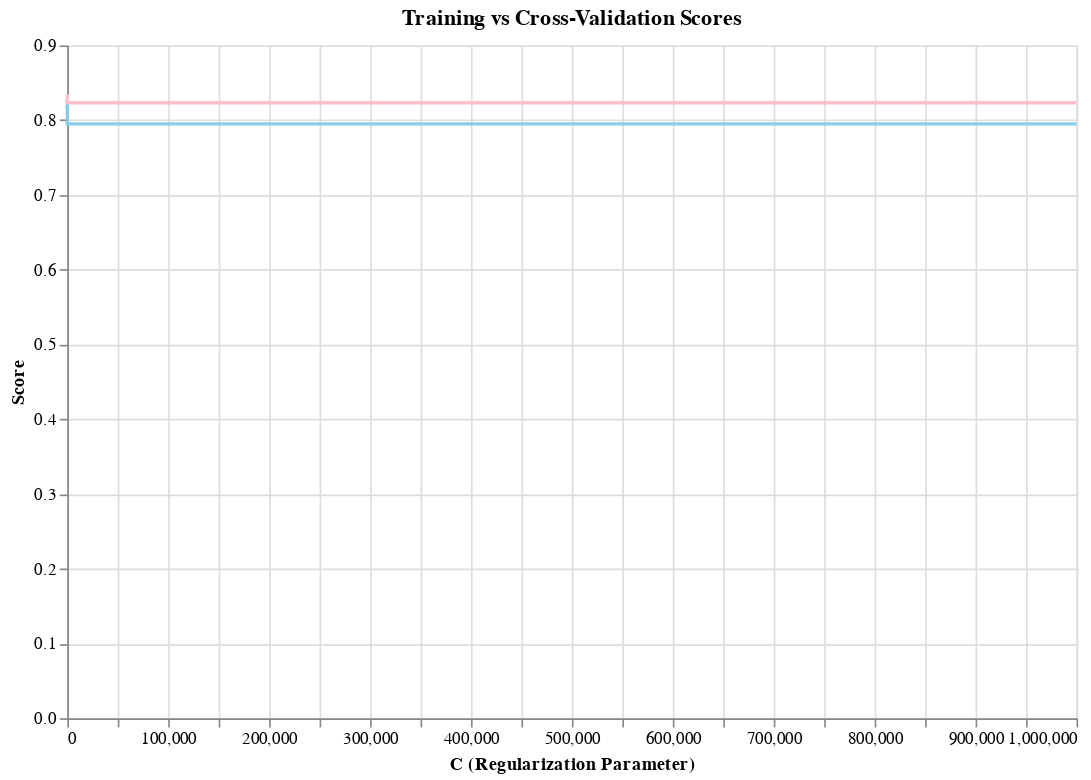

Write notebook code for a chart like this one.
### Markdown cell above
**Model is performing well with C = 0.0010 with a high test score, close to train score, indicating that model isn't overfitting or underfitting**

### Code cell
alt.Chart(lr_scores).mark_line().encode(
    x=alt.X("param_logisticregression__C:Q", title="C (Regularization Parameter)"),
    y=alt.Y("mean_test_score:Q", title="Score"),
    color=alt.value("skyblue"),  # Fixed color for CV score
    tooltip=["param_logisticregression__C", "mean_test_score"]
).properties(
    title="Training vs Cross-Validation Scores",
    width=600,
    height=400
) + alt.Chart(lr_scores).mark_line().encode(
    x=alt.X("param_logisticregression__C:Q", title="C (Regularization Parameter)"),
    y=alt.Y("mean_train_score:Q", title="Score"),
    color=alt.value("pink"),  # Fixed color for Train score
    tooltip=["param_logisticregression__C", "mean_train_score"]
)

### Figure 1 — Vega specification as saved in the notebook (floating-point values rounded to 4 significant figures)
{"$schema": "https://vega.github.io/schema/vega/v5.json", "data": [{"name": "source_0", "values": [{"mean_test_score": 0.8283, "mean_train_score": 0.8336, "param_logisticregression__C": 0.001}, {"mean_test_score": 0.8241, "mean_train_score": 0.8345, "param_logisticregression__C": 0.0001}, {"mean_test_score": 0.8199, "mean_train_score": 0.8252, "param_logisticregression__C": 0.01}, {"mean_test_score": 0.8158, "mean_train_score": 0.8243, "param_logisticregression__C": 0.1}, {"mean_test_score": 0.7993, "mean_train_score": 0.8238, "param_logisticregression__C": 1.0}, {"mean_test_score": 0.7951, "mean_train_score": 0.8215, "param_logisticregression__C": 10.0}, {"mean_test_score": 0.7951, "mean_train_score": 0.8233, "param_logisticregression__C": 100.0}, {"mean_test_score": 0.7951, "mean_train_score": 0.8233, "param_logisticregression__C": 1000.0}, {"mean_test_score": 0.7951, "mean_train_score": 0.8233, "param_logisticregression__C": 10000.0}, {"mean_test_score": 0.7951, "mean_train_score": 0.8233, "param_logisticregression__C": 100000.0}, {"mean_test_score": 0.7951, "mean_train_score": 0.8233, "param_logisticregression__C": 1000000.0}]}, {"name": "source_0_x_domain_param_logisticregression__C", "values": [{"min": 0.0001, "max": 1000000.0}]}], "marks": [{"type": "line", "name": "layer_0_marks", "from": {"data": "source_0"}, "sort": {"field": "x"}, "encode": {"update": {"defined": {"signal": "isValid(datum[\"param_logisticregression__C\"]) && isFinite(+datum[\"param_logisticregression__C\"]) && isValid(datum[\"mean_test_score\"]) && isFinite(+datum[\"mean_test_score\"])"}, "tooltip": {"signal": "{\"param_logisticregression__C\": format(datum[\"param_logisticregression__C\"], \"\"), \"mean_test_score\": format(datum[\"mean_test_score\"], \"\")}"}, "stroke": {"value": "skyblue"}, "x": {"field": "param_logisticregression__C", "scale": "x"}, "y": {"field": "mean_test_score", "scale": "y"}}}, "style": ["line"]}, {"type": "line", "name": "layer_1_marks", "from": {"data": "source_0"}, "sort": {"field": "x"}, "encode": {"update": {"x": {"field": "param_logisticregression__C", "scale": "x"}, "defined": {"signal": "isValid(datum[\"param_logisticregression__C\"]) && isFinite(+datum[\"param_logisticregression__C\"]) && isValid(datum[\"mean_train_score\"]) && isFinite(+datum[\"mean_train_score\"])"}, "tooltip": {"signal": "{\"param_logisticregression__C\": format(datum[\"param_logisticregression__C\"], \"\"), \"mean_train_score\": format(datum[\"mean_train_score\"], \"\")}"}, "stroke": {"value": "pink"}, "y": {"field": "mean_train_score", "scale": "y"}}}, "style": ["line"]}], "scales": [{"name": "x", "type": "linear", "domain": [{"signal": "(data(\"source_0_x_domain_param_logisticregression__C\")[0] || {}).min"}, {"signal": "(data(\"source_0_x_domain_param_logisticregression__C\")[0] || {}).max"}], "range": [0, {"signal": "width"}], "zero": false, "nice": true}, {"name": "y", "type": "linear", "domain": {"data": "source_0", "fields": ["mean_test_score", "mean_train_score"]}, "range": [{"signal": "height"}, 0], "nice": true, "zero": true}], "axes": [{"scale": "x", "labels": false, "aria": false, "orient": "bottom", "domain": false, "grid": true, "maxExtent": 0, "ticks": false, "tickCount": {"signal": "ceil(width/40)"}, "minExtent": 0, "zindex": 0, "gridScale": "y"}, {"scale": "y", "tickCount": {"signal": "ceil(height/40)"}, "maxExtent": 0, "gridScale": "x", "minExtent": 0, "aria": false, "domain": false, "ticks": false, "grid": true, "orient": "left", "labels": false, "zindex": 0}, {"scale": "x", "tickCount": {"signal": "ceil(width/40)"}, "zindex": 0, "orient": "bottom", "grid": false, "labelFlush": true, "title": "C (Regularization Parameter)", "labelOverlap": true}, {"scale": "y", "tickCount": {"signal": "ceil(height/40)"}, "zindex": 0, "grid": false, "orient": "left", "title": "Score", "labelOverlap": true}], "title": {"text": "Training vs Cross-Validation Scores", "frame": "group"}, "width": 600, "padding": 5, "style": "cell", "background": "white", "height": 400}
